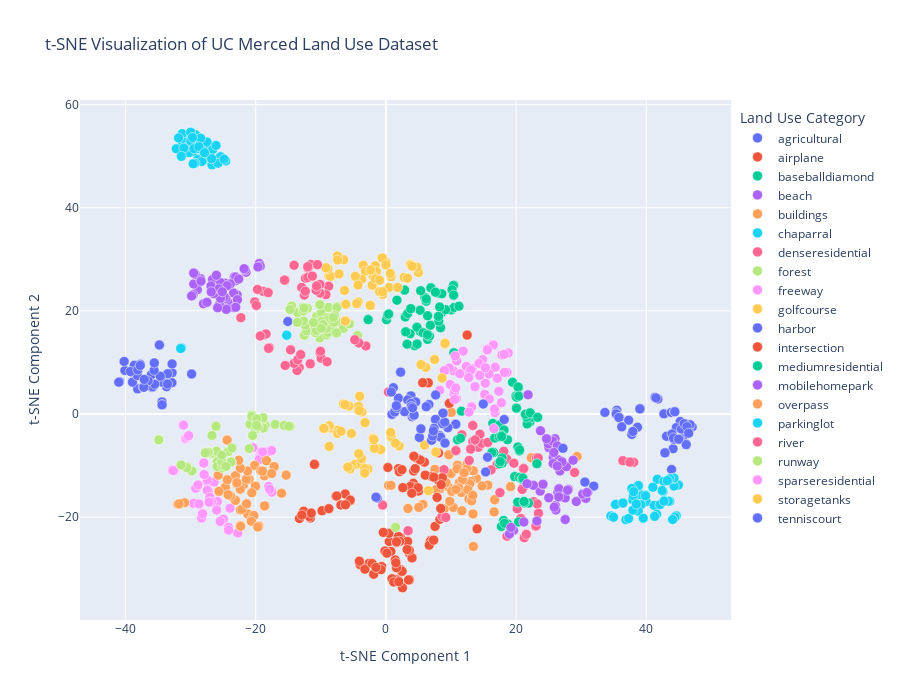

Notebook code cell kept with this figure:
### Markdown cell above
## 5. Visualisatie

### Code cell
import pandas as pd
import plotly.express as px

# Create a DataFrame for plotting
df = pd.DataFrame(
    {
        "x": embeddings_2d[:, 0],
        "y": embeddings_2d[:, 1],
        "label": [categories[label] for label in sampled_labels],
        "label_id": sampled_labels,
    }
)

# Create interactive scatter plot
fig = px.scatter(
    df,
    x="x",
    y="y",
    color="label",
    title="t-SNE Visualization of UC Merced Land Use Dataset",
    labels={"x": "t-SNE Component 1", "y": "t-SNE Component 2"},
    hover_data=["label"],
    width=900,
    height=700,
)

# Update layout for better appearance
fig.update_traces(marker={"size": 10, "line": {"width": 0.5, "color": "white"}})
fig.update_layout(
    font=dict(size=12),
    legend={
        "title": "Land Use Category",
        "yanchor": "top",
        "y": 0.99,
        "xanchor": "left",
        "x": 1.01,
    },
)

fig.show()
